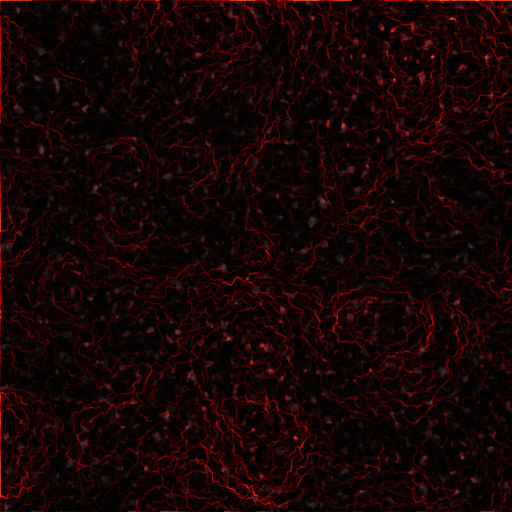
#> input picture example/backgrounds/dark.png, 1024 x 1024 px (shown at 1/2 size)
$ python example3.py   (older library calls are emulated)
#> lines starting #> are read from the running program, lines starting #| are printed output that depends on the picture
### txt2image/basic.py
from PIL import Image, ImageFont, ImageDraw
from textwrap import wrap

from txt2image.misc import random_color

class BasicImage:

    # [10 lines left out: function __init__, not called in this run]

    def _background_color(self, size, rgb=random_color()):
        self.img = Image.new("RGB", size, rgb)
        self.draw = ImageDraw.Draw(self.img)

    def _background_load(self, filename):
        self.img = Image.open(filename)
        self.draw = ImageDraw.Draw(self.img)

    @property
    def size(self):
        return self.img.size

    def get_pos(self, w, h, pos):
        return (int((self.size[0]*pos[0]/100)-0.5*w), int((self.size[1]*pos[1]/100)-0.5*h))

    def get_font(self, filename, size=70, text='Üq'):
        """
        Load the font dependen on the image size.
        7 >> 7 % of the image size
        """
        fontsize = 1
        while True:
            font = ImageFont.truetype(filename, fontsize)
            if font.getsize(text)[1] > self.size[0]*size/100:
                return ImageFont.truetype(filename, fontsize-1)

            fontsize += 1

    # [12 lines left out: function get_text, not called in this run]

    def _ist(self, x, text, font, spacing):
        _font = ImageFont.truetype(font, int(x[1]))
        para = wrap(text, width=int(x[0]))
        return self.draw.textsize('\n'.join(para), font=_font, spacing=spacing)

    def find_box(self, text, font, size, spacing):
        soll = self.size[0]*size[0]/100, self.size[1]*size[1]/100
        x = [len(text),1]
        work = True
        while work:
            work = 0
            ist = self._ist(x, text, font, spacing)
            while ist[0]<=soll[0] and ist[1]<soll[1]:
                x[1] += 1
                ist = self._ist(x, text, font, spacing)
                work = 2

            while ist[0]>soll[0] and x[0]>20:
                x[0] -= 1
                ist = self._ist(x, text, font, spacing)
                work = 1

        return ImageFont.truetype(font, int(x[1])), '\n'.join(wrap(text, width=int(x[0])))


    def add_text(self, text, font='Garuda', color=(255,255,255), size=10, pos=(50, 50)):
        _font = self.get_font(font, size, text)
        w, h = self.draw.textsize(text, font=_font)
        self.draw.text(self.get_pos(w, h, pos), text, font=_font, fill=color)

    # [6 lines left out: function add_text_box, not called in this run]

    def add_text_box_auto(self, text, font='Garuda', spacing=10, color=(255,255,255), size=(90, 90), pos=(50, 50)):
        _font, _text = self.find_box(text, font, size, spacing)
        w, h = self.draw.textsize(_text, font=_font, spacing=spacing)
        P = self.get_pos(w, h, pos)
        self.draw.multiline_text(P, _text, font=_font, fill=color, align='center', spacing=spacing)

    def save(self, filename):
        self.img.save(filename)

### txt2image/quote.py
from random import choice
from txt2image.basic import BasicImage

class QuoteImage(BasicImage):

    def __init__(self, templates, watermark=['@full.stack.hero', 'Garuda']):
        self.templates = templates
        self.watermark = watermark

    def create(self, author, quote, image, font, color):
        self._background_load(image)

        self.add_text_box_auto(quote, font=font, color=color, size=(80,60), spacing=20, pos=(50, 40))
        self.add_text(author, font=font, color=color, size=4, pos=(25,85))

        if self.watermark:
            self.add_text(self.watermark[0], font=self.watermark[1], color=color, size=3, pos=(91,98))

    def test(self, author, quote):
        for i, t in enumerate(self.templates):
            for j, font in enumerate(t['fonts']):
                for k, image in enumerate(t['images']):
                    print(f'test_{i}_{j}_{k}.png', font, image)
                    self.create(author, quote, image, font, color=t['color'])
#> in _background_load, self.img is the input picture: PIL image 1024x1024 RGBA; mean R, G, B, A 22.3, 3.9, 3.9, 255
#> the loop in find_box, `while work:` made 15 passes
#> after the loop in find_box, `while work:`: x = [20, 87]
#> in add_text_box_auto, `w, h = self.draw.textsize(_text, font=_font, spacing=spacing)`: w = 829; h = 422
#> in add_text_box_auto, `P = self.get_pos(w, h, pos)`: P = (97, 198)
#> in add_text, `w, h = self.draw.textsize(text, font=_font)`: w = 161; h = 40
                    self.save(f'test_{i}_{j}_{k}.png')
#> in save, `self.img.save(filename)`:
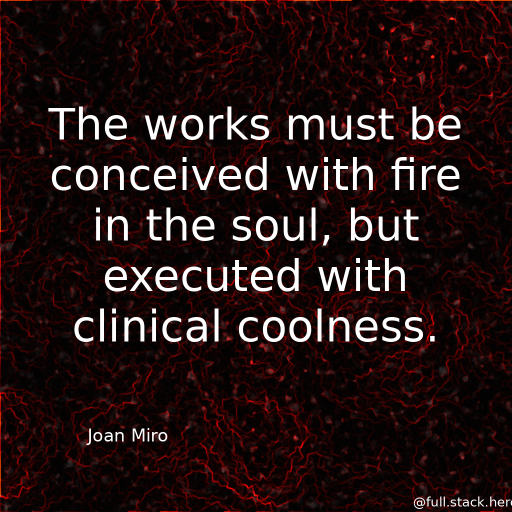
#> saved as test_0_0_0.png: PIL image 1024x1024 RGBA (shown at 1/2 size); mean R, G, B, A 36.5, 19.1, 19.1, 255
#> pass 2 of the loop in test, `for i, t in enumerate(self.templates):`:
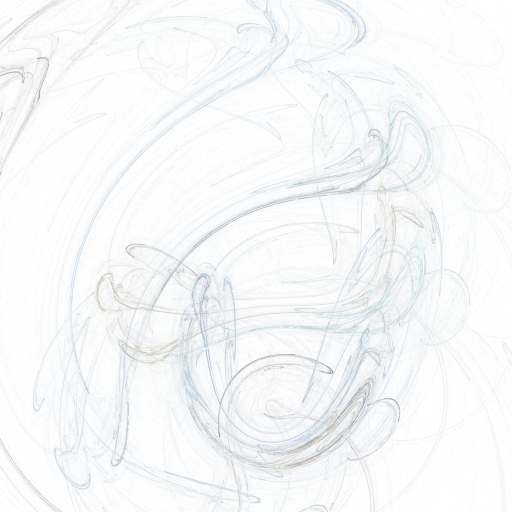
#> input picture example/backgrounds/bright.png, 1024 x 1024 px (shown at 1/2 size)
#> in _background_load, self.img is the input picture: PIL image 1024x1024 RGB; mean R, G, B 246.6, 248, 248.9
#> in save (call 4), `self.img.save(filename)`:
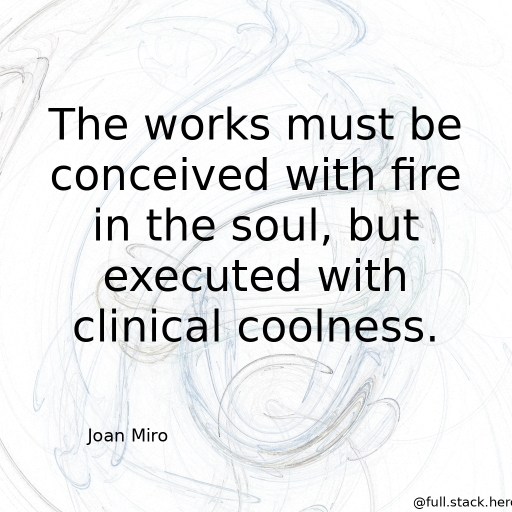
#> saved as test_1_0_0.png: PIL image 1024x1024 RGB (shown at 1/2 size); mean R, G, B 231.8, 233, 233.8

    # [5 lines left out: function random, not called in this run]

### txt2image/misc.py
from random import randrange

def random_color():
    return tuple([randrange(0,255) for i in range(3)])

### example/example3.py
from txt2image.quote import QuoteImage
from random import choice, randint

fonts = ['Uroob', 'Karumbi', 'Purisa-Bold']
templates = [
    {
        'color': (255,255,255),
        'fonts': fonts,
        'images': ['backgrounds/dark.png']
    },
    {
        'color': (0,0,0),
        'fonts': fonts,
        'images': [f'backgrounds/{s}.png' for s in ['bright', 'colors']]
    },

]

img = QuoteImage(templates=templates)

author = 'Joan Miro'
quote = 'The works must be conceived with fire in the soul, but executed with clinical coolness.'
img.test(author, quote)
